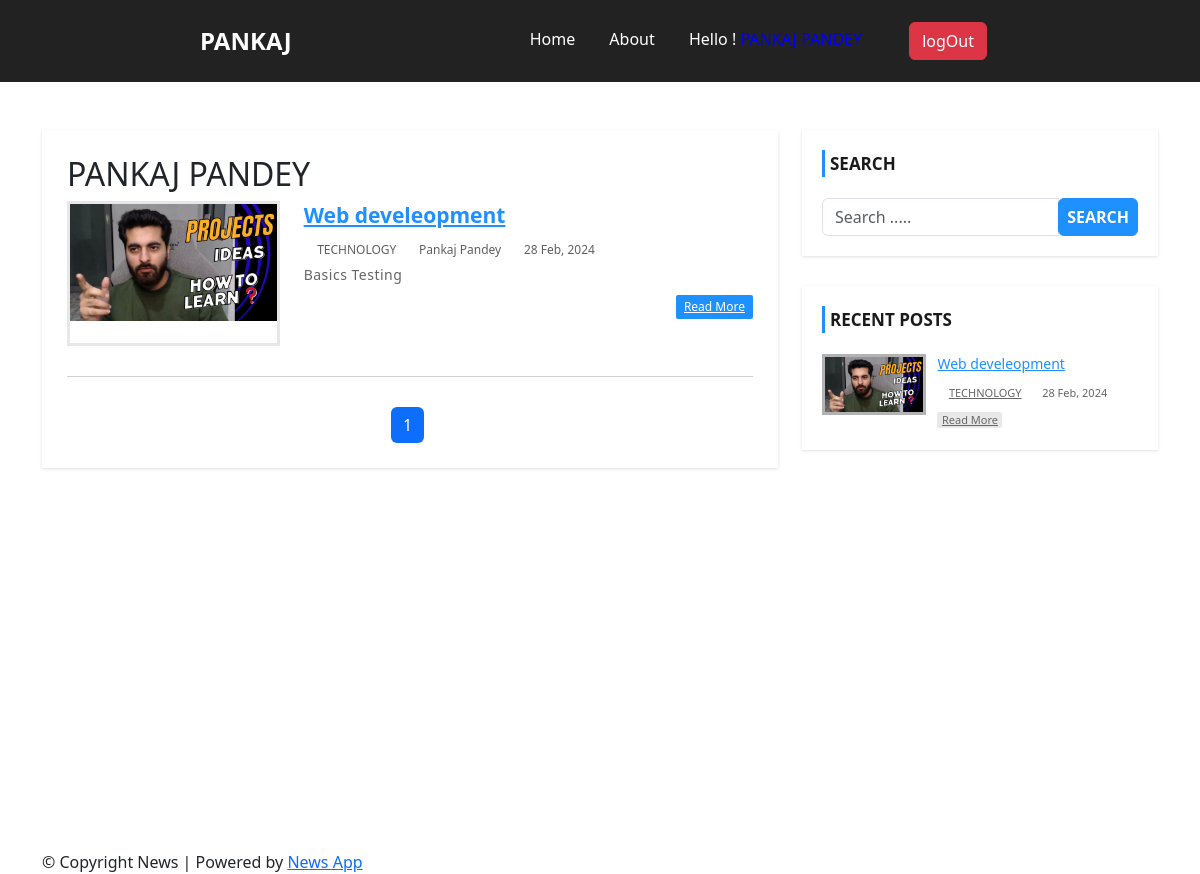
/author.php?author=3 (signed in), run on the app's committed database.
### tables this page shows
CREATE TABLE `users` (
  `id` int(11) NOT NULL,
  `username` varchar(191) NOT NULL,
  `email` varchar(191) NOT NULL,
  `password` varchar(191) NOT NULL,
  `role` tinyint(11) NOT NULL DEFAULT 0
);

CREATE TABLE `post` (
  `id` int(11) NOT NULL,
  `title` varchar(191) NOT NULL,
  `description` text NOT NULL,
  `category` varchar(50) NOT NULL,
  `date` varchar(255) NOT NULL,
  `image` varchar(255) NOT NULL,
  `author` int(11) NOT NULL
);

CREATE TABLE `category` (
  `id` int(11) NOT NULL,
  `name` varchar(255) NOT NULL,
  `post` int(11) NOT NULL,
  `date` varchar(255) NOT NULL
);

### author.php (the view, shortened to what this page needs)
<?php
include 'include/header.php';
include 'include/navbar.php';
 ?>
    <div id="main-content">
      <div class="container">
        <div class="row">
            <div class="col-md-8">
                <div class="post-container">
                <?php    $author =  $_GET['author'];
                      $sql2 = "SELECT username FROM users WHERE id = $author";
        $run2 = mysqli_query($conn, $sql2);
         $row2 = mysqli_fetch_assoc($run2);
         $UName = $row2['username'];
         ?>
                  <h2 class="page-heading"><?php echo strtoupper($UName); ?></h2>
                  <?php
                        $limit = 3;
                        if(isset($_GET['page'])){
                            $page = $_GET['page'];
                        }else{
                         $page = 1;
                        }
                        $offset = ($page -1 ) *$limit;
                      $query = "SELECT post.*, category.name,  users.username FROM  post
                      LEFT JOIN category ON post.category = category.id
                      LEFT JOIN users ON post.author = users.id
                       WHERE post.author = $author LIMIT {$offset},{$limit} ";
                      $run = mysqli_query($conn, $query);
                      if(mysqli_num_rows($run) > 0){
                          foreach($run as $row){
                              ?>
                    <div class="post-content">
                        <div class="row">
                            <div class="col-md-4">
                                <a class="post-img" href="single.php?id=<?php echo $row['id'] ?>"><img
                                        src="admin/uploads/<?php echo $row['image'] ?>" alt=""></a>
                            </div>
                            <div class="col-md-8">
                                <div class="inner-content clearfix">
                                    <h3><a href='single.php?id=<?php  echo $row['id'] ;?>'><?=$row['title'] ?></a></h3>
                                    <div class="post-information">
                                        <span>
                                            <i class="fa fa-tags" aria-hidden="true"></i>
                                            <a
                                                href='category.php?caetgory=<?php echo $row['category'] ?>'><?= strtoupper($row['name']) ?></a>
                                        </span>
                                        <span>
                                            <i class="fa fa-user" aria-hidden="true"></i>
                                            <a
                                                href='author.php?author=<?php echo $row['id'] ?>'><?=$row['username'] ?></a>
                                        </span>
                                        <span>
                                            <i class="fa fa-calendar" aria-hidden="true"></i>
                                            <?=$row['date'] ?>
                                        </span>
                                    </div>
                                    <p class="description">
                                        <?=$row['description'] ?>
                                    </p>
                                    <a class='read-more pull-right' href='single.php?id=<?php echo  $row['id']; ?>'>read
                                        more</a>
                                </div>
                            </div>
                        </div>
                    </div>
                    <?php   }
                      }
        $sql = "SELECT * FROM post WHERE author = $author";
        $run = mysqli_query($conn, $sql);
        if(mysqli_num_rows($run ) > 0 ){
            $total_record = mysqli_num_rows($run);
            $total_page = ceil($total_record / $limit);
            echo '<ul class="pagination flex justify-content-center">';
            for($i = 1; $i <= $total_page; $i++){
                if($i == $page){
                    $active = "active";
                }else{
                    $active = "";
                }
            echo '<li class="page-item '.$active.'  "><a class="page-link" href="author.php?page= '.$i.' ">'.$i.'</a></li>';
            }
        echo '</ul>';
    }
        ?>
                </div>
            </div>
            <?php include 'include/sidebar.php'; ?>
        </div>
      </div>
    </div>
<?php include 'include/footer.php'; ?>

### include/sidebar.php (shortened to what this page needs)
<?php include('./admin/config/conn.php') ?>
<div id="sidebar" class="col-md-4">
    <div class="search-box-container">
    <?php
         $query = "SELECT post.*, category.name , users.username FROM  post
         LEFT JOIN category ON post.category = category.id
         LEFT JOIN users ON post.author = users.id
         ORDER BY post.id DESC LIMIT 5";
         $run = mysqli_query($conn, $query);
         ?>
        <h4>Search</h4>
        <form class="search-post" action="search.php" method ="POST">
            <div class="input-group">
                <input type="text" name="search" class="form-control" placeholder="Search .....">
                <span class="input-group-btn">
                 <button type="submit" name="" class="btn btn-danger">Search</button>
                </span>
            </div>
        </form>
    </div>
    <div class="recent-post-container">
        <h4>Recent Posts</h4>
      <?php
         if(mysqli_num_rows($run) > 0){
             foreach($run as $row){
                 ?>
        <div class="recent-post">
            <a class="post-img" href="./single.php?id=<?=$row['id'] ?>">
                <img src="./admin/uploads/<?=$row['image'] ?>" alt=""/>
            </a>
            <div class="post-content">
                <h5><a href="single.php?id=<?php echo$row['id'] ?>"><?=$row['title'] ?></a></h5>
                <span>
                    <i class="fa fa-tags" aria-hidden="true"></i>
                    <a href='category.php?category=<?php echo $row['category'] ?>'><?= strtoupper($row['name']); ?></a>
                </span>
                <span>
                    <i class="fa fa-calendar" aria-hidden="true"></i>
                    <?=$row['date'] ?>
                </span>
                <a class="read-more" href="single.php?id=<?php echo $row['id']; ?>">read more</a>
            </div>
        </div>
        <?php }
        }?>
    </div>
</div>

### css/style.css (style rules this page uses)
* { margin: 0; padding: 0; box-sizing: border-box; }
#main-content { margin-top: 100px; padding: 30px 0; min-height: 750px; }
#main-content .post-container { background-color: #fff; padding: 25px; box-shadow: 0 1px 3px rgba(0, 0, 0, 0.13); }
#main-content .post-content { border-bottom: 1px solid #d1d1d1; padding: 0 0 30px; margin-bottom:30px; }
#main-content .post-content img { width: 100%; }
#main-content .post-content .post-img { border: 3px solid #e7e7e7; display: block; height: 145px; overflow: hidden; transition: border .3s; }
#main-content .post-content h3 { font-size: 21px; line-height: 28px; font-weight: 600; margin: 0 0 7px; }
#main-content .post-content h3 a { color: #1e90ff; transition:all 0.3s; }
#main-content .post-content .post-information span { color: #606060; font-size: 12px; text-transform: capitalize; margin: 0 5px 5px 0; display: inline-block; }
#main-content .post-content .post-information i { color: #1e90ff; margin-right: 1px; }
#main-content .post-content .post-information a { color: #606060; text-decoration: none; }
#main-content .post-content p, #main-content .single-post p { color: #666; font-size: 14px; letter-spacing: 0.5px; margin:0 0 10px; }
#main-content .post-content a.read-more { color: #fff; background-color: #1E90FF; font-size: 12px; text-transform: capitalize; padding: 3px 8px; border-radius: 2px; transition: all 0.3s; }
.pagination { display: block; text-align: center; margin: 0; }
.pagination li { display:inline-block; margin: 0 5px 0 0; }
.pagination li a { border: none; background: #1e90ff; color: #fff; }
i.fa { color:#222; }
#sidebar h4 { color: #1A1A1A; font-size: 17px; line-height: 27px; font-weight:600; text-transform: uppercase; padding: 0 0 0 5px; margin: 0 0 21px; border-left: 3px solid #1e90ff; }
#sidebar .search-box-container { background-color: #fff; padding: 20px; margin: 0 0 30px; box-shadow: 0 1px 3px rgba(0, 0, 0, 0.13); }
#sidebar .search-post { padding: 0; }
#sidebar .search-post input { color: #606060; }
#sidebar .search-post .btn { font-weight: 600; text-transform: uppercase; padding: 6px 8px; background-color: #1E90FF; border-color: #1E90FF; outline: none; }
#sidebar .recent-post-container { padding: 20px; background: #fff; box-shadow: 0 1px 3px rgba(0, 0, 0, 0.13); }
#sidebar .recent-post { border-bottom: 1px solid #e7e7e7; padding: 0 0 15px; margin: 0 0 15px; }
#sidebar .recent-post:last-child { margin: 0; padding: 0; border: none; }
#sidebar .recent-post .post-img { display: inline-block; width: 33%; border: 3px solid rgba(0,0,0,0.3); vertical-align: top; transition: border .3s; }
#sidebar .recent-post .post-img img { width: 100%; }
#sidebar .recent-post .post-content { width: 65%; display: inline-block; border: none; padding: 0 0 0 7px; margin: 0; }
#sidebar .recent-post h5 { font-size: 14px; line-height: 20px; margin: 0 0 5px; }
#sidebar .recent-post h5 a { color: #1E90FF; }
#sidebar .recent-post span { color: #666; font-size: 11px; display: inline-block; margin: 0 5px 10px 0; }
#sidebar .recent-post span a { color: #666; }
#sidebar .recent-post span i { color: #1E90FF; }
#sidebar .recent-post a.read-more { color: #666; background-color: rgba(0,0,0,0.09); width: 65px; font-size: 11px; text-align: center; padding: 0; display: block; transition: all 0.3s; }

### data on the page
users: username "PANKAJ PANDEY"
post: image (picture), title "Web develeopment", category.name "TECHNOLOGY", users.username "Pankaj Pandey", date "28 Feb, 2024", description "Basics Testing"
